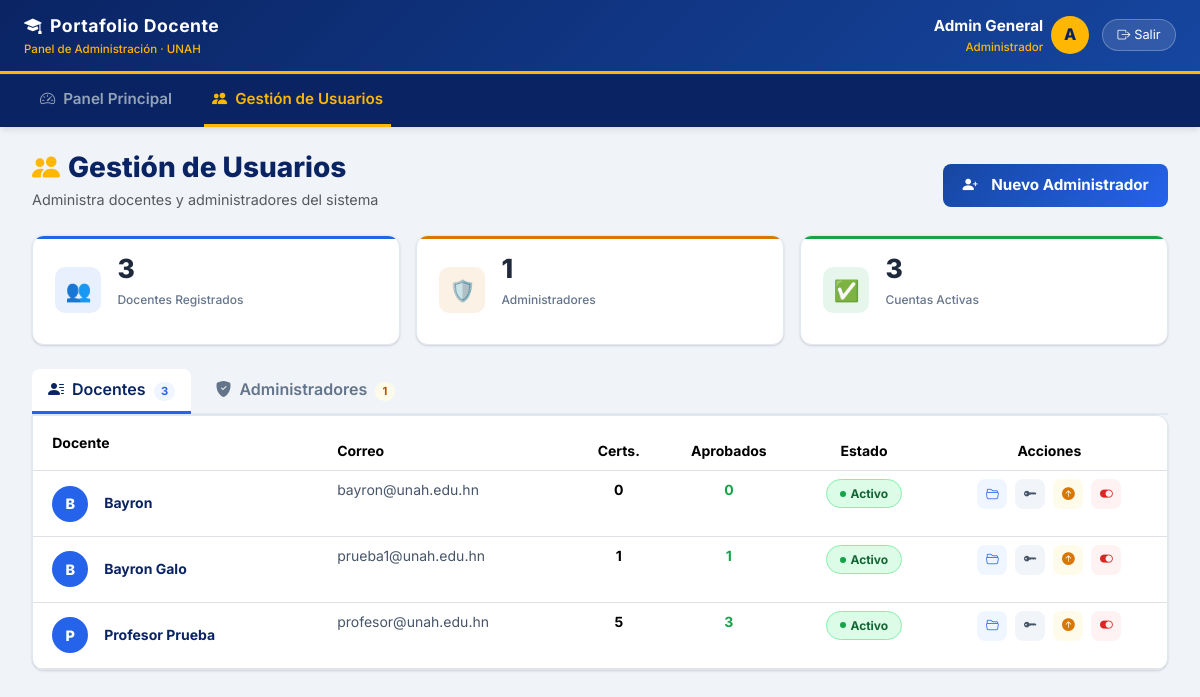
Before: /admin/usuarios (signed in) with the older database file.
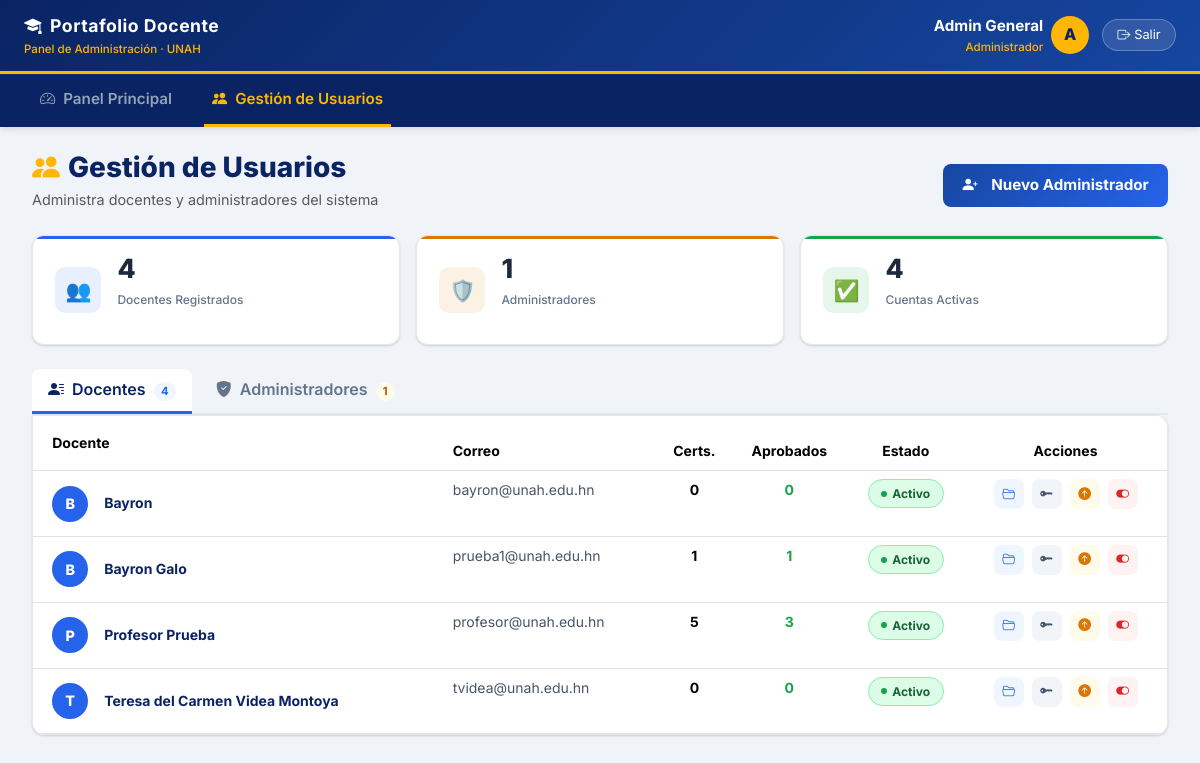
After: the same page with the newer database file.
### tables this page shows
CREATE TABLE Usuarios (
    id INTEGER PRIMARY KEY AUTOINCREMENT,
    nombre TEXT NOT NULL,
    correo TEXT UNIQUE NOT NULL,
    password TEXT NOT NULL,
    rol TEXT NOT NULL
);

### flask_app.py (the view)
@app.route('/admin/usuarios')
def admin_usuarios():
    if not requiere_login(rol='Administrador'): return redirect(url_for('login'))
    if not es_superadmin():
        flash('No tienes permisos de Super Administrador para ver esta sección.', 'danger')
        return redirect(url_for('panel_admin'))
    try:
        con = obtener_conexion()
        docentes = con.execute("""
            SELECT u.id, u.nombre, u.correo, u.activo,
                   (SELECT COUNT(*) FROM Documentos d WHERE d.usuario_id = u.id) AS total_certs,
                   (SELECT COUNT(*) FROM Documentos d WHERE d.usuario_id = u.id AND d.estado = 'Aprobado') AS certs_aprobados
            FROM Usuarios u
            WHERE u.rol = 'Docente'
            ORDER BY u.nombre ASC
        """).fetchall()
        admins = con.execute("""
            SELECT id, nombre, correo, activo FROM Usuarios
            WHERE rol = 'Administrador'
            ORDER BY nombre ASC
        """).fetchall()
        todos_docentes_para_promover = con.execute("""
            SELECT id, nombre, correo FROM Usuarios
            WHERE rol = 'Docente'
            ORDER BY nombre ASC
        """).fetchall()
        con.close()
    except Exception as e:
        flash(f'Error al cargar usuarios: {str(e)}', 'danger')
        docentes, admins, todos_docentes_para_promover = [], [], []
    return render_template('admin_usuarios.html',
                           nombre=session['nombre'],
                           docentes=docentes,
                           admins=admins,
                           todos_docentes=todos_docentes_para_promover)

### flask_app.py (called while the page is built, shortened)
def obtener_conexion():
    con = sqlite3.connect(DB_PATH)
    con.row_factory = sqlite3.Row
    return con

def requiere_login(rol=None):
    if 'usuario_id' not in session: return False
    if rol and session.get('rol') != rol: return False
    return True

def es_superadmin():
    return session.get('correo') in SUPER_ADMIN_EMAILS

@app.context_processor
def inject_superadmin():
    return dict(es_superadmin=es_superadmin())

@app.context_processor
def inject_notificaciones():
    return dict(total_notificaciones=0, notificaciones_detalle=[])

### templates/admin_usuarios.html (shortened to what this page needs)
{% extends "base.html" %}
{% block body %}
<nav class="navbar-institucional d-flex align-items-center justify-content-between">
  <div>
    <div class="brand-text"><i class="bi bi-mortarboard-fill me-2"></i>Portafolio Docente</div>
    <div class="brand-sub">Panel de Administración · UNAH</div>
  </div>
  <div class="d-flex align-items-center">
    <div style="text-align:right;">
      <div class="nav-user fw-bold" style="color: white; font-size: 0.95rem;">{{ nombre }}</div>
      <div class="brand-sub">Administrador</div>
    </div>
    <div style="width:38px;height:38px;border-radius:50%;background:var(--dorado);display:flex;align-items:center;justify-content:center;font-weight:800;color:var(--azul-oscuro);font-size:1rem; margin-left: 0.5rem;">
      {{ nombre[0]|upper }}
    </div>
    <a href="{{ url_for('logout') }}" class="btn-logout" style="margin-left: 0.8rem;"><i class="bi bi-box-arrow-right me-1"></i>Salir</a>
  </div>
</nav>
<div style="background-color: var(--azul-oscuro); padding: 0 2rem; border-top: 1px solid rgba(255,255,255,0.05); box-shadow: 0 4px 6px -1px rgba(0,0,0,0.1); margin-bottom: 1.5rem;">
  <div class="d-flex gap-4">
    <a href="{{ url_for('panel_admin') }}" style="text-decoration: none; padding: 0.8rem 0.5rem; font-weight: 600; font-size: 0.95rem; color: #94A3B8; border-bottom: 3px solid transparent;" onmouseover="this.style.color='white'" onmouseout="this.style.color='#94A3B8'">
      <i class="bi bi-speedometer2 me-2"></i>Panel Principal
    </a>
    <a href="{{ url_for('admin_usuarios') }}" style="text-decoration: none; padding: 0.8rem 0.5rem; font-weight: 600; font-size: 0.95rem; color: var(--dorado); border-bottom: 3px solid var(--dorado);">
      <i class="bi bi-people-fill me-2"></i>Gestión de Usuarios
    </a>
  </div>
</div>
<div class="main-content pt-0">
  <div class="d-flex justify-content-between align-items-center mb-4">
    <div>
      <h3 style="color: var(--azul-oscuro); font-weight: 800; margin-bottom: 0.2rem;">
        <i class="bi bi-people-fill me-2" style="color: var(--dorado);"></i>Gestión de Usuarios
      </h3>
      <p class="text-muted" style="font-size: 0.9rem; margin: 0;">Administra docentes y administradores del sistema</p>
    </div>
    <button class="btn-primary-pro" data-bs-toggle="modal" data-bs-target="#modalCrearAdmin" style="width: auto;">
      <i class="bi bi-person-plus-fill me-2"></i>Nuevo Administrador
    </button>
  </div>
  <div class="kpi-grid fade-in-up delay-1 mb-4" style="grid-template-columns: repeat(3, 1fr);">
    <div class="kpi-card" style="--kpi-color:#2563EB">
      <div class="kpi-icon">👥</div>
      <div class="kpi-info"><h3>{{ docentes|length }}</h3><p>Docentes Registrados</p></div>
    </div>
    <div class="kpi-card" style="--kpi-color:#D97706">
      <div class="kpi-icon">🛡️</div>
      <div class="kpi-info"><h3>{{ admins|length }}</h3><p>Administradores</p></div>
    </div>
    <div class="kpi-card" style="--kpi-color:#16A34A">
      <div class="kpi-icon">✅</div>
      <div class="kpi-info"><h3>{{ docentes|selectattr('activo', 'equalto', 1)|list|length }}</h3><p>Cuentas Activas</p></div>
    </div>
  </div>
  <ul class="nav nav-tabs mb-0" id="userTabs" style="border-bottom: 2px solid var(--borde);">
    <li class="nav-item">
      <a class="nav-link active" id="tab-docentes" data-bs-toggle="tab" href="#panelDocentes"
         style="font-weight: 600; color: var(--azul-oscuro); border: none; border-bottom: 3px solid var(--azul-claro); background: white; border-radius: 8px 8px 0 0;">
        <i class="bi bi-person-lines-fill me-2"></i>Docentes
        <span class="badge rounded-pill ms-1" style="background: #EFF6FF; color: #2563EB; font-size: 0.7rem;">{{ docentes|length }}</span>
      </a>
    </li>
    <li class="nav-item ms-2">
      <a class="nav-link" id="tab-admins" data-bs-toggle="tab" href="#panelAdmins"
         style="font-weight: 600; color: #64748B; border: none; border-bottom: 3px solid transparent; border-radius: 8px 8px 0 0;">
        <i class="bi bi-shield-fill-check me-2"></i>Administradores
        <span class="badge rounded-pill ms-1" style="background: #FFFBEB; color: #B45309; font-size: 0.7rem;">{{ admins|length }}</span>
      </a>
    </li>
  </ul>
  <div class="tab-content">
    <div class="tab-pane fade show active" id="panelDocentes">
      <div class="card-pro" style="border-radius: 0 12px 12px 12px;">
        <div class="card-pro-body p-0">
          {% if docentes %}
          <div class="table-responsive">
            <table class="table table-hover" style="margin: 0; font-size: 0.875rem;">
              <thead style="background: #F1F5F9; color: var(--azul-oscuro);">
                <tr>
                  <th style="padding: 1rem 1.2rem;">Docente</th>
                  <th>Correo</th>
                  <th class="text-center">Certs.</th>
                  <th class="text-center">Aprobados</th>
                  <th class="text-center">Estado</th>
                  <th class="text-center">Acciones</th>
                </tr>
              </thead>
              <tbody>
                {% for d in docentes %}
                <tr style="transition: background 0.15s;">
                  <td style="padding: 0.9rem 1.2rem;">
                    <div class="d-flex align-items-center gap-3">
                      <div style="width: 36px; height: 36px; border-radius: 50%; background: var(--azul-claro); color: white; display: flex; align-items: center; justify-content: center; font-weight: 800; font-size: 0.9rem; flex-shrink: 0;">
                        {{ d.nombre[0]|upper }}
                      </div>
                      <div>
                        <div style="font-weight: 700; color: var(--azul-oscuro);">{{ d.nombre }}</div>
                      </div>
                    </div>
                  </td>
                  <td style="color: #475569;">{{ d.correo }}</td>
                  <td class="text-center"><strong>{{ d.total_certs }}</strong></td>
                  <td class="text-center">
                    <span style="color: #16A34A; font-weight: 700;">{{ d.certs_aprobados }}</span>
                  </td>
                  <td class="text-center">
                    {% if d.activo %}
                      <span style="display:inline-flex; align-items:center; gap:0.3rem; background:#DCFCE7; color:#166534; border:1px solid #86EFAC; border-radius:20px; padding:0.25rem 0.8rem; font-size:0.75rem; font-weight:700;">
                        <span style="width:6px;height:6px;border-radius:50%;background:#16A34A;display:inline-block;"></span>Activo
                      </span>
                    {% endif %}
                  </td>
                  <td class="text-center">
                    <div class="d-flex gap-2 justify-content-center">
                      <a href="{{ url_for('expediente_docente', docente_id=d.id) }}"
                         class="btn-icon azul" title="Ver Expediente" style="width:30px; height:30px; font-size:0.8rem;">
                        <i class="bi bi-folder2-open"></i>
                      </a>
                      <button type="button" class="btn-icon"
                        style="background:#F1F5F9; color:#475569; width:30px; height:30px; font-size:0.8rem;"
                        title="Restablecer Contraseña"
                        onclick="abrirModalRestablecer({{ d.id }}, '{{ d.nombre }}')">
                        <i class="bi bi-key-fill"></i>
                      </button>
                      <button type="button"
                        class="btn-icon"
                        style="background:#FFFBEB; color:#D97706; width:30px; height:30px; font-size:0.8rem;"
                        title="Promover a Administrador"
                        onclick="confirmarCambioRol({{ d.id }}, '{{ d.nombre }}', 'Administrador')">
                        <i class="bi bi-arrow-up-circle-fill"></i>
                      </button>
                      <form action="{{ url_for('toggle_activo_usuario', uid=d.id) }}" method="POST" style="display:inline;">
                        <button type="submit" class="btn-icon"
                          style="background: {% if d.activo %}#FEF2F2{% else %}#F0FDF4{% endif %}; color: {% if d.activo %}#DC2626{% else %}#16A34A{% endif %}; width:30px; height:30px; font-size:0.8rem;"
                          title="{{ 'Desactivar cuenta' if d.activo else 'Activar cuenta' }}"
                          onclick="return confirm('¿{{ 'Desactivar' if d.activo else 'Activar' }} la cuenta de {{ d.nombre }}?')">
                          <i class="bi bi-{% if d.activo %}toggle-on{% else %}toggle-off{% endif %}"></i>
                        </button>
                      </form>
                    </div>
                  </td>
                </tr>
                {% endfor %}
              </tbody>
            </table>
          </div>
          {% else %}
          <div class="text-center py-5 text-muted">
            <i class="bi bi-person-x" style="font-size: 3rem; color: #CBD5E1;"></i>
            <p class="mt-2">No hay docentes registrados aún.</p>
          </div>
          {% endif %}
        </div>
      </div>
    </div>
  </div>
</div>
{% endblock %}

### templates/base.html (shortened to what this page needs)
<!DOCTYPE html>
<html lang="es">
<head>
    <link href="https://cdn.jsdelivr.net/npm/bootstrap@5.3.3/dist/css/bootstrap.min.css" rel="stylesheet">
    <link href="https://cdn.jsdelivr.net/npm/bootstrap-icons@1.11.3/font/bootstrap-icons.min.css" rel="stylesheet">
    <link href="{{ url_for('static', filename='css/style.css') }}" rel="stylesheet">
</head>
<body>
{% block body %}{% endblock %}
</body>
</html>

### Static/css/style.css (style rules this page uses)
:root { --azul-oscuro: #0A2463; --azul-medio: #1646A0; --azul-claro: #2563EB; --dorado: #FFB703; --dorado-hover: #E09F00; --fondo: #F0F4F8; --superficie: #FFFFFF; --texto: #1E293B; --texto-suave: #64748B; --borde: #E2E8F0; --exito: #16A34A; --peligro: #DC2626; --advertencia: #D97706; --sombra-sm: 0 1px 3px rgba(0,0,0,.1), 0 1px 2px rgba(0,0,0,.06); --sombra-md: 0 4px 16px rgba(0,0,0,.1); --sombra-lg: 0 20px 40px rgba(0,0,0,.15); --radio: 12px; --transicion: all .25s ease; }
*, *::before, *::after { box-sizing: border-box; margin: 0; padding: 0; }
html { font-size: 16px; scroll-behavior: smooth; }
body { font-family: 'Inter', system-ui, sans-serif; background-color: var(--fondo); color: var(--texto); line-height: 1.6; -webkit-font-smoothing: antialiased; }
.navbar-institucional { background: linear-gradient(135deg, var(--azul-oscuro) 0%, var(--azul-medio) 100%); border-bottom: 3px solid var(--dorado); padding: .75rem 1.5rem; box-shadow: var(--sombra-md); }
.navbar-institucional .brand-text { font-size: 1.1rem; font-weight: 700; color: #fff; letter-spacing: .5px; }
.navbar-institucional .brand-sub { font-size: .72rem; color: var(--dorado); font-weight: 500; }
.navbar-institucional .nav-user { font-size: .85rem; color: rgba(255,255,255,.85); }
.btn-logout { background: rgba(255,255,255,.12); border: 1px solid rgba(255,255,255,.25); color: #fff; font-size: .8rem; border-radius: 20px; padding: .3rem .9rem; transition: var(--transicion); text-decoration: none; display: inline-block; }
.btn-primary-pro { width: 100%; padding: .75rem; background: linear-gradient(135deg, var(--azul-medio), var(--azul-claro)); color: #fff; border: none; border-radius: 8px; font-weight: 700; font-size: .95rem; cursor: pointer; transition: var(--transicion); margin-top: .5rem; font-family: inherit; }
.main-content { padding: 1.75rem 2rem; }
.kpi-grid { display: grid; grid-template-columns: repeat(auto-fit, minmax(180px, 1fr)); gap: 1rem; margin-bottom: 1.75rem; }
.kpi-card { background: var(--superficie); border-radius: var(--radio); padding: 1.2rem 1.4rem; box-shadow: var(--sombra-sm); border: 1px solid var(--borde); display: flex; align-items: center; gap: 1rem; transition: var(--transicion); position: relative; overflow: hidden; }
.kpi-card::before { content: ''; position: absolute; top: 0; left: 0; right: 0; height: 3px; background: var(--kpi-color, var(--azul-claro)); }
.kpi-icon { width: 46px; height: 46px; border-radius: 10px; background: color-mix(in srgb, var(--kpi-color, var(--azul-claro)) 10%, transparent); display: flex; align-items: center; justify-content: center; font-size: 1.3rem; flex-shrink: 0; }
.kpi-info h3 { font-size: 1.65rem; font-weight: 800; color: var(--texto); line-height: 1; }
.kpi-info p { font-size: .75rem; font-weight: 500; color: var(--texto-suave); margin-top: .15rem; }
.card-pro { background: var(--superficie); border-radius: var(--radio); box-shadow: var(--sombra-sm); border: 1px solid var(--borde); overflow: hidden; }
.card-pro-body { padding: 1.4rem; }
.btn-icon { width: 32px; height: 32px; border-radius: 8px; border: none; display: inline-flex; align-items: center; justify-content: center; cursor: pointer; font-size: .9rem; transition: var(--transicion); text-decoration: none; }
.btn-icon.azul { background: #EFF6FF; color: var(--azul-claro); }
.fade-in-up { animation: fadeInUp .45s ease both; }
.delay-1 { animation-delay: .08s; }
.btn-primary-pro:not(.w-100) { width: auto; display: inline-flex; align-items: center; gap: .35rem; padding: .6rem 1.2rem; }

Changed rows visible on the page:
added Usuarios: nombre "T", nombre "Teresa del Carmen Videa Montoya", correo "tvidea@unah.edu.hn", total_certs "0", certs_aprobados "0", activo 1 (drawn)
Other visible differences:
{{ docentes|length }}: "3" → "4"
{{ docentes|selectattr('activo', 'equalto', 1)|list|length }}: "3" → "4"
